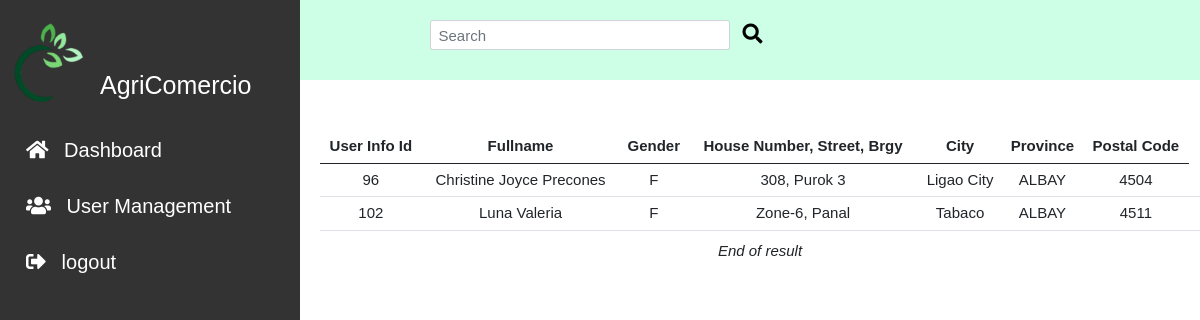
Screenshot of /admin/customer.php with the database file from the repository.
### tables this page shows
CREATE TABLE `user_info` (
  `user_info_id` int(11) NOT NULL,
  `user_fullname` varchar(128) NOT NULL,
  `user_ref_num` varchar(64) NOT NULL,
  `gender` varchar(20) NOT NULL,
  `contact_details` varchar(20) NOT NULL,
  `house_no_street_brgy` varchar(128) NOT NULL,
  `city` varchar(128) NOT NULL,
  `province` varchar(128) NOT NULL,
  `postal_code` int(11) NOT NULL,
  `user_type` varchar(55) NOT NULL
);

### admin/customer.php (the view, shortened to what this page needs)
<!DOCTYPE html>
<?php
include_once ('../includes/db_conn.php');
$searchkey="";
?>
<!DOCTYPE html>
<html lang="en">
<head>
    <link rel="stylesheet" href="../css/bootstrap.min.css">
    <link rel="stylesheet" href="../css/style.css">
    <link rel="stylesheet" href="../css/fontawesome.css">
    <link rel="stylesheet" href="https://cdnjs.cloudflare.com/ajax/libs/font-awesome/5.15.2/css/all.min.css">
</head>
<body>
<header id="header">
<section id= "search">
        <div class = "container-fluid">
            <form action="customer.php" method="GET" class="d-flex">
                <input id="searchbar" name="searchkey" class="form-control me-2" type="search" placeholder="Search" aria-label="Search">
                <button class="btn btn-light" type="submit"><i class="fas fa-search"></i></button>
            </form>
        </div>
    </section>
</header>
<body>
<div class="sidenav">
  <div class="sidenav-title">
    <div class="sidenav_image">
      <img src="../img/logo1.png" alt=""width = "90px ">
      <h1>AgriComercio</h1>
    </div>
  </div>
  <a href="index.php"><i class="fas fa-home"></i> Dashboard</a>
  <a href="user.php"><i class="fas fa-users"></i> User Management</a>
  <a href="../logout.php"><i class="fas fa-sign-out-alt"></i> logout </a>
</div>
<main>
        <div class="main__container">
          <div class="container_fluid">
                <div class="row" id="contentPanel">
                <div class="col-12">
                <?php
                if($searchkey == ""){
                                    $sql =" SELECT
                                    `user_info_id`,
                                    `user_fullname`,
                                    `user_ref_num`,
                                    `gender`,
                                    `contact_details`,
                                    `house_no_street_brgy`,
                                    `city`,
                                    `province`,
                                    `postal_code`,
                                    `user_type`
                                    FROM `user_info`
                                    WHERE user_type = 'Customer';";
                    $stmt=mysqli_stmt_init($conn);
                    if (!mysqli_stmt_prepare($stmt, $sql)){
                    echo "Statement Failed.";
                    exit();
                    }
                }
                mysqli_stmt_execute($stmt);
                $resultData = mysqli_stmt_get_result($stmt);
                $arr=array();
                while($row = mysqli_fetch_assoc($resultData)){
                array_push($arr,$row);
                }
                if(!empty($arr)){
                    echo "<table class='table'>";
                    echo "<thead>";
                    echo "<th> User Info Id </th>";
                    echo "<th> Fullname</th>";
                    echo "<th> Gender </th>";
                    echo "<th> House Number, Street, Brgy </th>";
                    echo "<th> City </th>";
                    echo "<th> Province </th>";
                    echo "<th> Postal Code </th>";
                    echo "</thead>";
                    foreach($arr as $key => $val){
                    echo "<tr>";
                    echo "<td>" . $val ['user_info_id']         . "</td>";
                    echo "<td>" . $val ['user_fullname']   . "</td>";
                    echo "<td>" . $val ['gender']          .  " </td> ";
                    echo "<td>" . $val ['house_no_street_brgy'] .  " </td>";
                    echo "<td>" . $val ['city'] .  " </td>";
                    echo "<td>" . $val ['province'] .  " </td>";
                    echo "<td>" . $val ['postal_code'] .  " </td>";
                    echo "<td>";
                    echo "</tr>";
                    }
                  ?>
                    <?php
                    echo "</table>";
                    }
                    else{
                    echo "<h4> No Records Found.</h4>";
                    }
                ?>
                    <div
                    class='text-center'><em>End of result</em>
                    </div>
                </div>
                </div>
          </div>
      </main>
</body>
</html>

### css/style.css (style rules this page uses)
* { margin: 0; box-sizing: border-box; transition: all .1s linear; font-family: 'Exo 2', sans-serif ; }
html { font-size: 62.5%; scroll-behavior: smooth; }
body { overflow-x: hidden; }
#header { font-size: 1.5rem; font-weight: lighter; background-image:linear-gradient(#99ffcc,#ccffe6) ; }
#search { background:#ccffe6; width: 100vw; height: 10vh; }
#search form { padding: 2rem; justify-content: center; }
#search .form-control { width: 30rem; height: 3rem; font-size: 1.5rem; }
#search button { margin-top: -0.5rem; font-size: 2rem; background: transparent; border: none; }
main { margin-left: 30rem; padding: 0; }
.sidenav { height: 100%; width: 300px; position: fixed; z-index: 1; top: 0; left: 0; background-color:#333333; overflow-x: hidden; padding-top: 20px; }
.sidenav a { padding: 10px 8px 6px 16px; text-decoration: none; font-size: 2rem; color: #fff; display: block; font-weight: lighter; }
.sidenav i { margin: 1rem; color: white; }
.sidenav img { margin-bottom: 6rem; }
.sidenav h1 { color: white; margin-top: -10rem; margin-bottom: 2rem; margin-left: 10rem; }
.main__container { margin-top: 5rem; margin-left: 2rem; text-align: center; justify-content: center; }
.container_fluid .col-12 { font-size: 1.5rem; text-align-last: center; }
.text-center { text-align-last: center; }

### rows the page displays
user_info: user_info_id "96", user_fullname "Christine Joyce Precones", gender "F", house_no_street_brgy "308, Purok 3", city "Ligao City", province "ALBAY", postal_code "4504"
user_info: user_info_id "102", user_fullname "Luna Valeria", gender "F", house_no_street_brgy "Zone-6, Panal", city "Tabaco", province "ALBAY", postal_code "4511"
